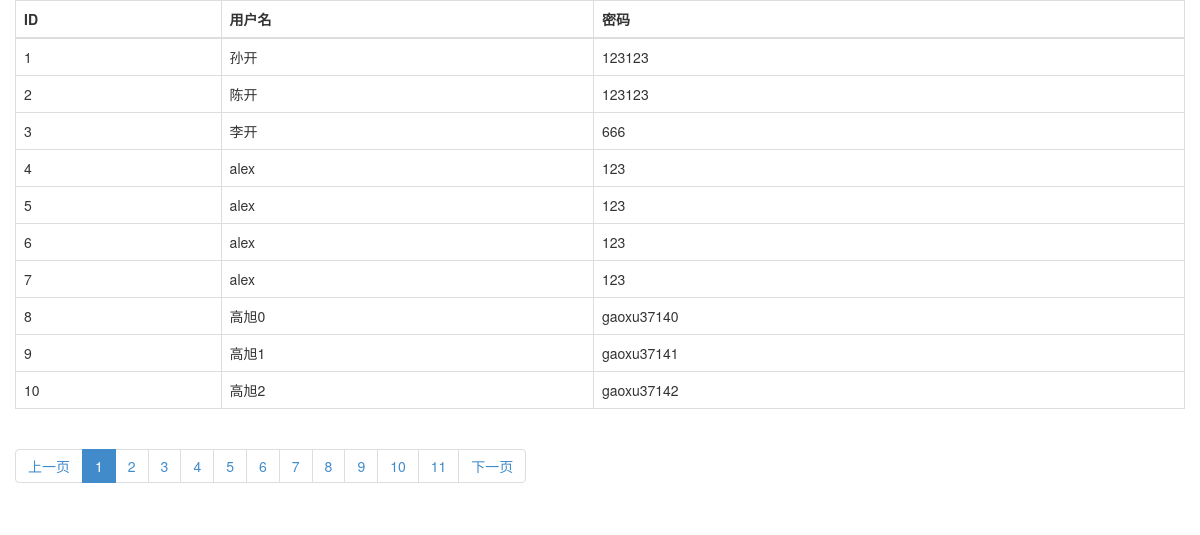
The app's page /users.html with its own data.
### app01/models.py (models this page shows)
class UserInfo(models.Model):
    name = models.CharField(max_length=32)
    pwd = models.CharField(max_length=64)
    ut = models.ForeignKey(to='UserType',to_field='id',null=True,blank=True)

### app01/views.py (the view)
# urls.py: url(r'^users.html$', views.users),
def users(request):
    current_page = int(request.GET.get('page',1))
    total_item_count = models.UserInfo.objects.all().count()
    page_obj = Pagination(current_page,total_item_count,'/users.html')
    user_list = models.UserInfo.objects.all()[page_obj.start:page_obj.end]
    return render(request,'users.html',{'user_list':user_list,'page_html':page_obj.page_html()})

### utils/page.py (called while the page is built)
    @property
    def start(self):
        return (self.current_page-1)* self.per_page_count

    @property
    def end(self):
        return self.current_page * self.per_page_count

### templates/users.html (shortened to what this page needs)
<!DOCTYPE html>
<html lang="en">
<head>
    <link rel="stylesheet" href="/static/plugins/bootstrap/css/bootstrap.css">
</head>
<body>
    <div class="container">
        <div class="row">
            <table class="table table-bordered table-hover">
                <thead>
                    <tr>
                        <th>ID</th>
                        <th>用户名</th>
                        <th>密码</th>
                    </tr>
                </thead>
                <tbody>
                    {% for row in user_list %}
                        <tr>
                            <td>{{ row.pk }}</td>
                            <td>{{ row.name }}</td>
                            <td>{{ row.pwd }}</td>
                        </tr>
                    {% endfor %}
                </tbody>
            </table>
            <ul class="pagination">
                {{ page_html }}
            </ul>
        </div>
    </div>
</body>
</html>

### records on screen
UserInfo: pk "1", name "孙开", pwd "123123"
UserInfo: pk "2", name "陈开", pwd "123123"
UserInfo: pk "3", name "李开", pwd "666"
UserInfo: pk "4", name "alex", pwd "123"
UserInfo: pk "5", name "alex", pwd "123"
UserInfo: pk "6", name "alex", pwd "123"
UserInfo: pk "7", name "alex", pwd "123"
UserInfo: pk "8", name "高旭0", pwd "gaoxu37140"
UserInfo: pk "9", name "高旭1", pwd "gaoxu37141"
UserInfo: pk "10", name "高旭2", pwd "gaoxu37142"

### other values on screen
{{ page_html }} "上一页 1 2 3 4 5 6 7 8 9 10 11 下一页"
